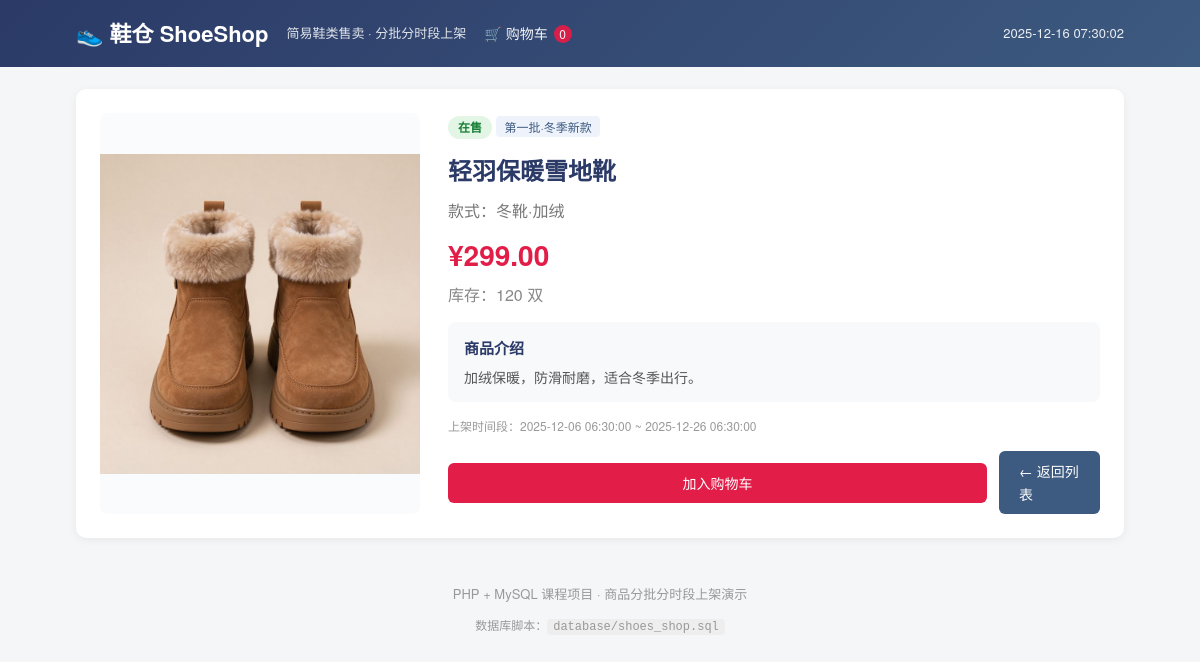
Screenshot of /detail.php?id=1 with the database file from the repository.
### tables this page shows
CREATE TABLE products (
    id          INT AUTO_INCREMENT PRIMARY KEY,
    batch_id    INT          NOT NULL COMMENT '所属批次，关联 batches.id',
    name        VARCHAR(100) NOT NULL COMMENT '鞋名',
    style       VARCHAR(100) NOT NULL COMMENT '款式',
    price       DECIMAL(10,2) NOT NULL COMMENT '售价',
    stock       INT          NOT NULL COMMENT '库存数量',
    image       VARCHAR(255) DEFAULT '' COMMENT '图片路径',
    description TEXT         COMMENT '商品描述',
    created_at  DATETIME     DEFAULT CURRENT_TIMESTAMP,
    CONSTRAINT fk_product_batch FOREIGN KEY (batch_id) REFERENCES batches(id)
);

CREATE TABLE batches (
    id          INT AUTO_INCREMENT PRIMARY KEY,
    batch_name  VARCHAR(50)  NOT NULL COMMENT '批次名称，如：第一批·冬季新款',
    start_time  DATETIME     NOT NULL COMMENT '上架开始时间',
    end_time    DATETIME     NOT NULL COMMENT '上架结束时间',
    remark      VARCHAR(255) DEFAULT '' COMMENT '批次说明'
);

### detail.php (the view, shortened to what this page needs)
<?php
require_once __DIR__ . '/includes/header.php';
$id = isset($_GET['id']) ? (int)$_GET['id'] : 0;
$pdo = db_connect();
$now = date('Y-m-d H:i:s');
$stmt = $pdo->prepare(
    "SELECT p.id, p.name, p.style, p.price, p.stock, p.image, p.description,
            b.batch_name, b.start_time, b.end_time
     FROM products p
     JOIN batches b ON p.batch_id = b.id
     WHERE p.id = ?"
);
$stmt->execute([$id]);
$product = $stmt->fetch();
$onSale = ($now >= $product['start_time'] && $now <= $product['end_time']);
$statusText = $onSale
    ? '在售'
    : ($now < $product['start_time'] ? '未开始' : '已结束');
?>
<div class="detail-box">
    <div class="detail-img">
        <?php if ($product['image']): ?>
            <img src="<?php echo htmlspecialchars($product['image']); ?>" alt="<?php echo htmlspecialchars($product['name']); ?>">
        <?php else: ?>
            <span class="img-placeholder">暂无图片</span>
        <?php endif; ?>
    </div>
    <div class="detail-info">
        <span class="tag tag-<?php echo $onSale ? 'on' : 'over'; ?>"><?php echo $statusText; ?></span>
        <span class="batch-label"><?php echo htmlspecialchars($product['batch_name']); ?></span>
        <h1><?php echo htmlspecialchars($product['name']); ?></h1>
        <p class="detail-style">款式：<?php echo htmlspecialchars($product['style']); ?></p>
        <p class="detail-price">¥<?php echo number_format($product['price'], 2); ?></p>
        <?php
            $stock = (int)$product['stock'];
            if ($stock <= 0) {
                echo '<p class="detail-stock out">已售罄</p>';
            } elseif ($stock <= 5) {
                echo '<p class="detail-stock low">仅剩 ' . $stock . ' 双</p>';
            } else {
                echo '<p class="detail-stock">库存：' . $stock . ' 双</p>';
            }
        ?>
        <div class="detail-desc">
            <h3>商品介绍</h3>
            <p><?php echo nl2br(htmlspecialchars($product['description'] ?: '暂无描述。')); ?></p>
        </div>
        <p class="muted">
            上架时间段：<?php echo htmlspecialchars($product['start_time']); ?> ~
            <?php echo htmlspecialchars($product['end_time']); ?>
        </p>
        <?php if ($onSale): ?>
            <?php if ($stock > 0): ?>
                <p class="detail-actions">
                    <a class="btn-add" href="cart.php?action=add&id=<?php echo (int)$product['id']; ?>">加入购物车</a>
                    <a class="btn" href="index.php">← 返回列表</a>
                </p>
            <?php else: ?>
                <p class="warn">该商品已售罄。</p>
                <p><a class="btn" href="index.php">← 返回列表</a></p>
            <?php endif; ?>
        <?php else: ?>
            <p class="warn">该批次当前不在上架时间段内，商品不可购买。</p>
            <p><a class="btn" href="index.php">← 返回列表</a></p>
        <?php endif; ?>
    </div>
</div>
<?php require_once __DIR__ . '/includes/footer.php'; ?>

### assets/css/style.css (style rules this page uses)
* { box-sizing: border-box; margin: 0; padding: 0; }
body { font-family: "PingFang SC", "Microsoft YaHei", "Helvetica Neue", Arial, sans-serif; background: #f5f6f8; color: #333; line-height: 1.6; }
a { color: inherit; text-decoration: none; }
img { max-width: 100%; display: block; }
.tag { display: inline-block; padding: 2px 10px; border-radius: 20px; font-size: 12px; font-weight: 600; }
.tag-on { background: #e3f6e5; color: #1a7f37; }
.batch-label { display: inline-block; font-size: 12px; color: #3d5a80; background: #eef3fb; border-radius: 4px; padding: 1px 8px; margin-bottom: 6px; }
.detail-box { background: #fff; border-radius: 10px; box-shadow: 0 2px 8px rgba(0,0,0,.06); margin: 22px 0; padding: 24px; display: grid; grid-template-columns: 320px 1fr; gap: 28px; }
.detail-img { border-radius: 8px; overflow: hidden; background: #fafbfc; display: flex; align-items: center; justify-content: center; min-height: 260px; }
.detail-img img { width: 100%; }
.detail-info h1 { font-size: 24px; color: #2b3a67; margin: 8px 0; }
.detail-style { color: #777; }
.detail-price { color: #e11d48; font-size: 28px; font-weight: 700; margin: 10px 0 4px; }
.detail-stock { color: #888; margin-bottom: 12px; }
.detail-desc { background: #f8f9fb; border-radius: 8px; padding: 14px 16px; margin: 14px 0; }
.detail-desc h3 { font-size: 15px; color: #2b3a67; margin-bottom: 6px; }
.detail-desc p { font-size: 14px; color: #555; }
.btn { display: inline-block; background: #3d5a80; color: #fff; padding: 9px 20px; border-radius: 6px; font-size: 14px; margin-top: 10px; }
.muted { color: #999; font-size: 12px; margin-top: 10px; }
.btn-add { display: inline-block; width: 100%; text-align: center; background: #e11d48; color: #fff; padding: 9px 0; border-radius: 6px; font-size: 14px; }
.detail-actions { display: flex; gap: 12px; align-items: center; margin-top: 16px; }
.detail-actions .btn { margin-top: 0; }

### rows the page displays
products: image (picture), batch.batch_name "第一批·冬季新款", name "轻羽保暖雪地靴", style "冬靴·加绒", price "299.00", stock "120", description "加绒保暖，防滑耐磨，适合冬季出行。", batch.start_time "2025-12-06 06:30:00", batch.end_time "2025-12-26 06:30:00"

### other values shown
$cartCount "0"
